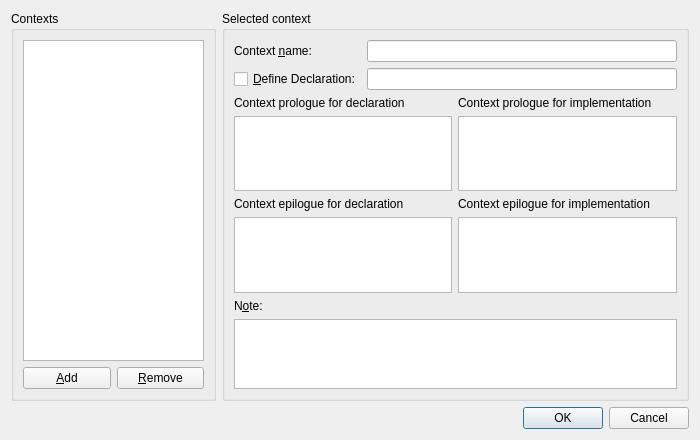
<?xml version="1.0" encoding="UTF-8"?>
<ui version="4.0">
 <class>ContextDeclarationDialog</class>
 <widget class="QDialog" name="ContextDeclarationDialog">
  <property name="geometry">
   <rect>
    <x>0</x>
    <y>0</y>
    <width>700</width>
    <height>440</height>
   </rect>
  </property>
  <property name="windowTitle">
   <string>Context Declarations</string>
  </property>
  <layout class="QVBoxLayout" name="mainLayout">
   <item>
    <layout class="QHBoxLayout" name="bodyRow">
     <item>
      <widget class="QGroupBox" name="contextsGroup">
       <property name="title">
        <string>Contexts</string>
       </property>
       <layout class="QVBoxLayout" name="contextsLayout">
        <item>
         <widget class="QListWidget" name="listContexts">
          <property name="selectionMode">
           <enum>QAbstractItemView::SelectionMode::SingleSelection</enum>
          </property>
          <property name="sortingEnabled">
           <bool>true</bool>
          </property>
         </widget>
        </item>
        <item>
         <layout class="QHBoxLayout" name="contextsButtons">
          <item>
           <widget class="QPushButton" name="buttonAdd">
            <property name="text">
             <string>&amp;Add</string>
            </property>
           </widget>
          </item>
          <item>
           <widget class="QPushButton" name="buttonRemove">
            <property name="text">
             <string>&amp;Remove</string>
            </property>
           </widget>
          </item>
         </layout>
        </item>
       </layout>
      </widget>
     </item>
     <item>
      <widget class="QGroupBox" name="panelGroup">
       <property name="title">
        <string>Selected context</string>
       </property>
       <layout class="QVBoxLayout" name="panelLayout">
        <item>
         <layout class="QGridLayout" name="panelGrid">
          <item row="0" column="0">
           <widget class="QLabel" name="labelName">
            <property name="text">
             <string>Context &amp;name:</string>
            </property>
            <property name="buddy">
             <cstring>editName</cstring>
            </property>
           </widget>
          </item>
          <item row="0" column="1">
           <widget class="QLineEdit" name="editName"/>
          </item>
          <item row="1" column="0">
           <widget class="QCheckBox" name="checkEnableDefine">
            <property name="text">
             <string>&amp;Define Declaration:</string>
            </property>
           </widget>
          </item>
          <item row="1" column="1">
           <widget class="QLineEdit" name="editDefine"/>
          </item>
         </layout>
        </item>
        <item>
         <layout class="QHBoxLayout" name="contextEditsRow">
          <item>
           <layout class="QVBoxLayout" name="declCol">
            <item>
             <widget class="QLabel" name="labelStartDecl">
              <property name="text">
               <string>Context prologue for declaration</string>
              </property>
             </widget>
            </item>
            <item>
             <widget class="QPlainTextEdit" name="editStartDecl"/>
            </item>
            <item>
             <widget class="QLabel" name="labelEndDecl">
              <property name="text">
               <string>Context epilogue for declaration</string>
              </property>
             </widget>
            </item>
            <item>
             <widget class="QPlainTextEdit" name="editEndDecl"/>
            </item>
           </layout>
          </item>
          <item>
           <layout class="QVBoxLayout" name="implCol">
            <item>
             <widget class="QLabel" name="labelStartImpl">
              <property name="text">
               <string>Context prologue for implementation</string>
              </property>
             </widget>
            </item>
            <item>
             <widget class="QPlainTextEdit" name="editStartImpl"/>
            </item>
            <item>
             <widget class="QLabel" name="labelEndImpl">
              <property name="text">
               <string>Context epilogue for implementation</string>
              </property>
             </widget>
            </item>
            <item>
             <widget class="QPlainTextEdit" name="editEndImpl"/>
            </item>
           </layout>
          </item>
         </layout>
        </item>
        <item>
         <widget class="QLabel" name="labelNote">
          <property name="text">
           <string>N&amp;ote:</string>
          </property>
          <property name="buddy">
           <cstring>editNote</cstring>
          </property>
         </widget>
        </item>
        <item>
         <widget class="QPlainTextEdit" name="editNote">
          <property name="maximumHeight">
           <number>90</number>
          </property>
         </widget>
        </item>
       </layout>
      </widget>
     </item>
    </layout>
   </item>
   <item>
    <widget class="QDialogButtonBox" name="buttonBox">
     <property name="orientation">
      <enum>Qt::Orientation::Horizontal</enum>
     </property>
     <property name="standardButtons">
      <set>QDialogButtonBox::StandardButton::Cancel|QDialogButtonBox::StandardButton::Ok</set>
     </property>
    </widget>
   </item>
  </layout>
 </widget>
 <resources/>
 <connections/>
</ui>
